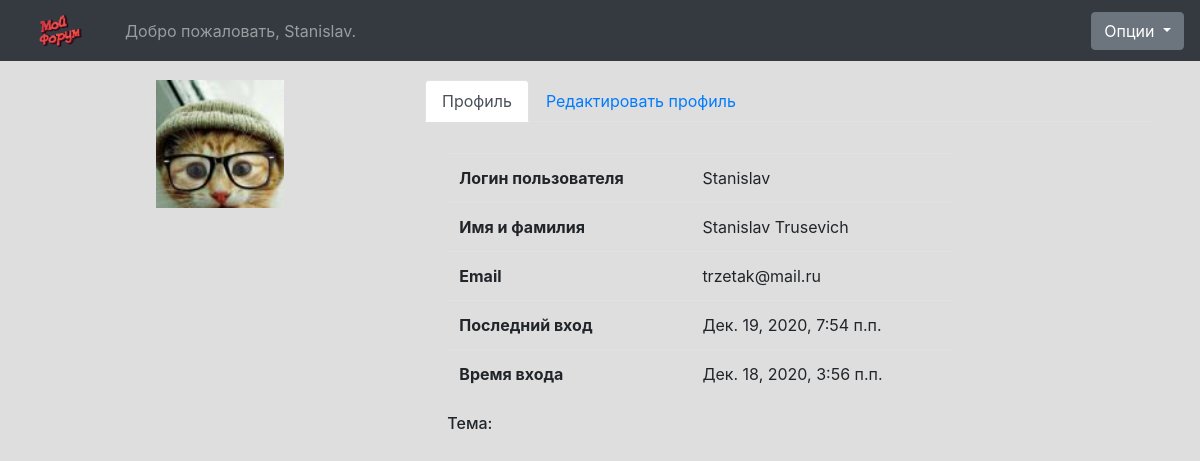
Screenshot of /account/ (signed in) with the database file from the repository.
### forum/models.py (models this page shows, shortened)
class User(AbstractUser):
    def imagepath(instance,filename):
        ext = filename.split('.')[-1]
        filename = 'avatar.{}'.format(ext)
        val="avatars/" + str(instance.username) + "/" + str(filename)
        if os.path.exists(val):
            os.remove(val)
        return val
    avatar = models.ImageField(upload_to=imagepath, height_field='', width_field='', blank=True)
    posts = models.IntegerField(default=0)
    replies = models.IntegerField(default=0)

### forum/views.py (the view, shortened to what this page needs)
# urls.py: path('account/', views.Account.as_view(), name="account_page"),
@method_decorator(login_required, name='dispatch')
class Account(View):
    def get(self, request):
        form = UserUpdateForm(instance=request.user)
        user_topicos = Topico.objects.filter(autor=request.user)
        context = {'user_topicos':user_topicos, 'form':form}
        return render(request, 'forum/account.html', context)

### forum/templates/forum/account.html (shortened to what this page needs)
{% load static %}
{% load tags %}
  {% include './head.html' %}
  </head>
    <body>
        {% include './navbar.html' %}
        <div class="container">
            <div class="row my-2">
                <div class="col-lg-8 order-lg-2">
                    <ul class="nav nav-tabs">
                        <li class="nav-item">
                            <a href="#" data-target="#profile" data-toggle="tab" class="nav-link active">Профиль</a>
                        </li>
                        <li class="nav-item">
                            <a href="" data-target="#edit" data-toggle="tab" class="nav-link">Редактировать профиль</a>
                        </li>
                    </ul>
                    <div class="tab-content py-4">
                        <div class="tab-pane active"  id="profile">
                            <div class=" col-md-9 col-lg-9 ">
                                <table class="table">
                                    <tbody>
                                        <tr>
                                            <td><b>Логин пользователя</b></td>
                                            <td colspan="2">{{ request.user.username }}</td>
                                        </tr>
                                        <tr>
                                            <td><b>Имя и фамилия</b></td>
                                            <td colspan="2">{{ request.user.first_name }} {{ request.user.last_name }}</td>
                                        </tr>
                                        <tr>
                                            <td><b>Email</b></td>
                                            <td colspan="2">{{ request.user.email }}</td>
                                        </tr>
                                        <tr>
                                            <td><b>Последний вход</b></td>
                                            <td colspan="2">{{ request.user.last_login }}</td>
                                        </tr>
                                        <tr>
                                            <td><b>Время входа</b></td>
                                            <td colspan="2">{{ request.user.date_joined }}</td>
                                        </tr>
                                    </tbody>
                                </table>
                            </div>
                            <div id ="posts" class="col-md-12">
                                <h6 class="mt-2">Тема: </h6>
                            </div>
                        </div>
                    </div>
                </div>
                <div class="col-lg-4 order-lg-1 text-center">
                    <img {% if not request.user.avatar %} src="{% static 'forum/img/profile.png' %}" {% else %} src="{{ request.user.avatar.url }}"{% endif %} class="mx-auto img-fluid img-circle d-block" width="128" height="256" alt="avatar">
                </div>
            </div>
        </div>
    </body>
</html>

### forum/templates/forum/navbar.html (shortened to what this page needs)
{% load static %}
<nav class="navbar navbar-expand navbar-dark fixed-top bg-dark">
  <a class="navbar-brand" href="/forum">
    <img class="d-inline-block align-top" src="{% static 'forum/img/django-forum-logo.png' %}" width="85" height="35" alt="">
  </a>
  <div class="collapse navbar-collapse" id="navbarCollapse">
    <ul class="navbar-nav mr-auto">
      {% if user.is_authenticated %}
        <li class="nav-item">
          <a class="nav-link" href="/account">Добро пожаловать, {{ user.get_username }}.</a>
        </li>
      {% else %}
        <li class="nav-item">
          <a class="nav-link" href="/?next={{request.path}}">Добро пожаловать, посетитель. Авторизоваться.</a>
        </li>
      {% endif %}
    </ul>
    <div class="dropdown">
      <button class="btn btn-secondary dropdown-toggle" type="button" id="dropdownMenuButton" data-toggle="dropdown" aria-haspopup="true" aria-expanded="false">
        Опции
      </button>
    </div>
  </div>
</nav>
<br><br><br>

### forum/static/forum/css/default.css (style rules this page uses)
#profile { margin-left:1%; margin-right:1%; margin-bottom:1%; margin-top:1%; }
body { background-color: #DEDEDE; }

### rows the page displays
User: get_username "Stanislav", user.username "Stanislav", user.first_name "Stanislav", user.last_name "Trusevich", user.email "trzetak@mail.ru", user.last_login "Дек. 19, 2020, 7:54 п.п.", user.date_joined "Дек. 18, 2020, 3:56 п.п.", avatar (placeholder picture)
